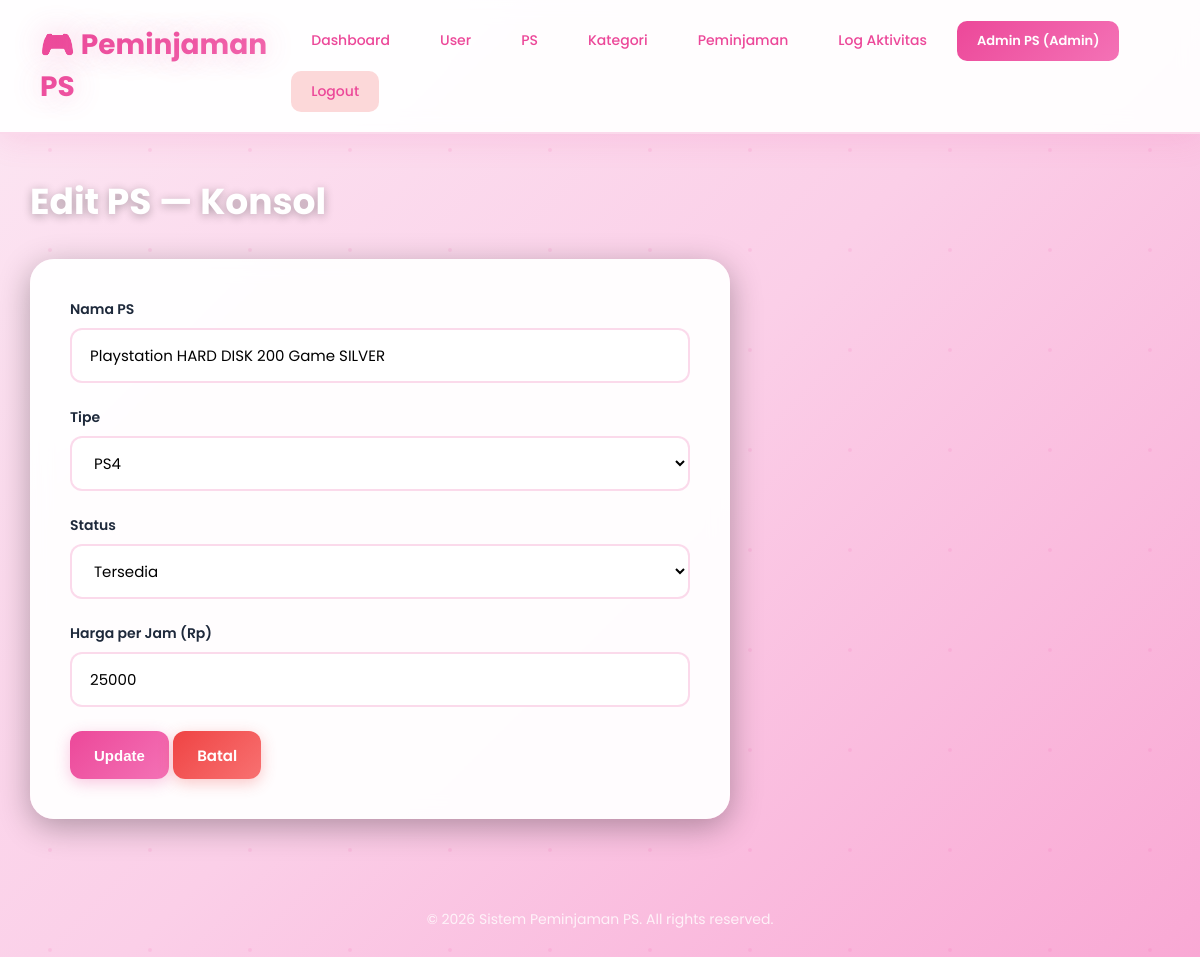
The app's page /index.php?page=kategori&action=alat_edit&id=16&kategori_id=1 (signed in) with its own data.
### tables this page shows
CREATE TABLE `ps` (
  `id`           int(11)                        NOT NULL,
  `kategori_id`  int(11)                        DEFAULT NULL,
  `nama_ps`      varchar(100)                   NOT NULL,
  `tipe`         enum('PS3','PS4','PS5')         NOT NULL,
  `status`       enum('tersedia','dipinjam')     DEFAULT 'tersedia',
  `harga_per_jam` int(11)                       NOT NULL,
  `created_at`   timestamp                      NULL DEFAULT current_timestamp()
);

CREATE TABLE `kategori` (
  `kategori_id`   int(11)      NOT NULL,
  `nama_kategori` varchar(55)  NOT NULL,
  `deskripsi`     varchar(255) NOT NULL DEFAULT '',
  `created_at`    datetime     NOT NULL DEFAULT current_timestamp()
);

### config/Database.php (called while the page is built, shortened)
<?php
class Database {
    private $host     = "localhost";
    private $db_name  = "peminjaman_ps";
    private $username = "root";
    private $password = "";
    public function getConnection() {
        $this->conn = null;
        try {
            $this->conn = new PDO(
                "mysql:host={$this->host};dbname={$this->db_name};charset=utf8",
                $this->username,
                $this->password
            );
            $this->conn->setAttribute(PDO::ATTR_ERRMODE, PDO::ERRMODE_EXCEPTION);
        } catch (PDOException $e) {
            die("Koneksi database gagal: " . $e->getMessage());
        }
        return $this->conn;
    }
}

### models/Alat.php (called while the page is built, shortened)
<?php
class Alat {
    private $conn;
    private $table_name = "ps";
    public $id;
    public function __construct($db) {
        $this->conn = $db;
    }
    public function readOne() {
        $stmt = $this->conn->prepare(
            "SELECT p.*, k.nama_kategori FROM {$this->table_name} p
             LEFT JOIN kategori k ON p.kategori_id = k.kategori_id
             WHERE p.id = :id LIMIT 1"
        );
        $stmt->bindParam(':id', $this->id);
        $stmt->execute();
        return $stmt;
    }
}

### views/kategori/alat_edit.php (the view, shortened to what this page needs)
<?php require_once 'views/layouts/header.php'; ?>
<div class="content">
    <h1>Edit PS — <?php echo htmlspecialchars($dataAlat['nama_kategori'] ?? ''); ?></h1>
    <div class="form-container">
        <form method="POST" action="index.php?page=kategori&action=alat_update">
            <div class="form-group">
                <label>Nama PS</label>
                <input type="text" name="nama_ps" value="<?php echo htmlspecialchars($dataAlat['nama_ps'] ?? ''); ?>" required>
            </div>
            <div class="form-group">
                <label>Tipe</label>
                <select name="tipe" required>
                    <option value="PS4" <?php echo ($dataAlat['tipe'] ?? '') === 'PS4' ? 'selected' : ''; ?>>PS4</option>
                </select>
            </div>
            <div class="form-group">
                <label>Status</label>
                <select name="status" required>
                    <option value="tersedia" <?php echo ($dataAlat['status'] ?? '') === 'tersedia' ? 'selected' : ''; ?>>Tersedia</option>
                </select>
            </div>
            <div class="form-group">
                <label>Harga per Jam (Rp)</label>
                <input type="number" name="harga_per_jam" value="<?php echo $dataAlat['harga_per_jam'] ?? 0; ?>" min="0" required>
            </div>
            <button type="submit" class="btn">Update</button>
            <a href="index.php?page=kategori&action=detail&id=<?php echo $dataAlat['kategori_id']; ?>" class="btn btn-danger">Batal</a>
        </form>
    </div>
</div>
<?php require_once 'views/layouts/footer.php'; ?>

### views/layouts/header.php (style rules this page uses)
* { margin: 0; padding: 0; box-sizing: border-box; }
body { font-family: 'Poppins', sans-serif; background: linear-gradient(135deg, #fce7f3 0%, #fbcfe8 50%, #f9a8d4 100%); min-height: 100vh; position: relative; }
body::before { content: ''; position: fixed; top: 0; left: 0; width: 100%; height: 100%; pointer-events: none; z-index: 0; }
.content { max-width: 1400px; margin: 40px auto; padding: 0 30px; position: relative; z-index: 1; }
.content h1 { color: white; font-size: 36px; font-weight: 700; margin-bottom: 30px; text-shadow: 0 2px 10px rgba(0,0,0,0.3); }
.btn { display: inline-flex; align-items: center; justify-content: center; gap: 8px; padding: 12px 24px; background: linear-gradient(135deg, #ec4899, #f472b6); color: white; text-decoration: none; border-radius: 12px; border: none; cursor: pointer; font-size: 15px; font-weight: 600; transition: all 0.3s ease; box-shadow: 0 4px 15px rgba(236,72,153,0.3); position: relative; overflow: hidden; min-height: 48px; white-space: nowrap; }
.btn::before { content: ''; position: absolute; top: 50%; left: 50%; width: 0; height: 0; border-radius: 50%; background: rgba(255,255,255,0.3); transform: translate(-50%, -50%); transition: width 0.6s, height 0.6s; }
.btn-danger { background: linear-gradient(135deg, #ef4444, #f87171); box-shadow: 0 4px 15px rgba(239,68,68,0.3); }
.form-group { margin-bottom: 24px; }
.form-group label { display: block; margin-bottom: 8px; font-weight: 600; color: #1e293b; font-size: 14px; }
.form-group input, .form-group select, .form-group textarea { width: 100%; padding: 14px 18px; border: 2px solid rgba(236,72,153,0.2); border-radius: 12px; font-size: 15px; font-family: 'Poppins', sans-serif; transition: all 0.3s ease; background: white; }
.form-container { background: rgba(255,255,255,0.95); backdrop-filter: blur(10px); padding: 40px; border-radius: 24px; box-shadow: 0 8px 32px rgba(0,0,0,0.3); max-width: 700px; animation: fadeIn 0.5s ease; }

### records on screen
ps: kategori.nama_kategori "Konsol", nama_ps "Playstation HARD DISK 200 Game SILVER", tipe "PS4", status "Tersedia", harga_per_jam "25000"

### other values on screen
$_SESSION['nama'] "Admin PS"
$_SESSION['role'] "Admin"
